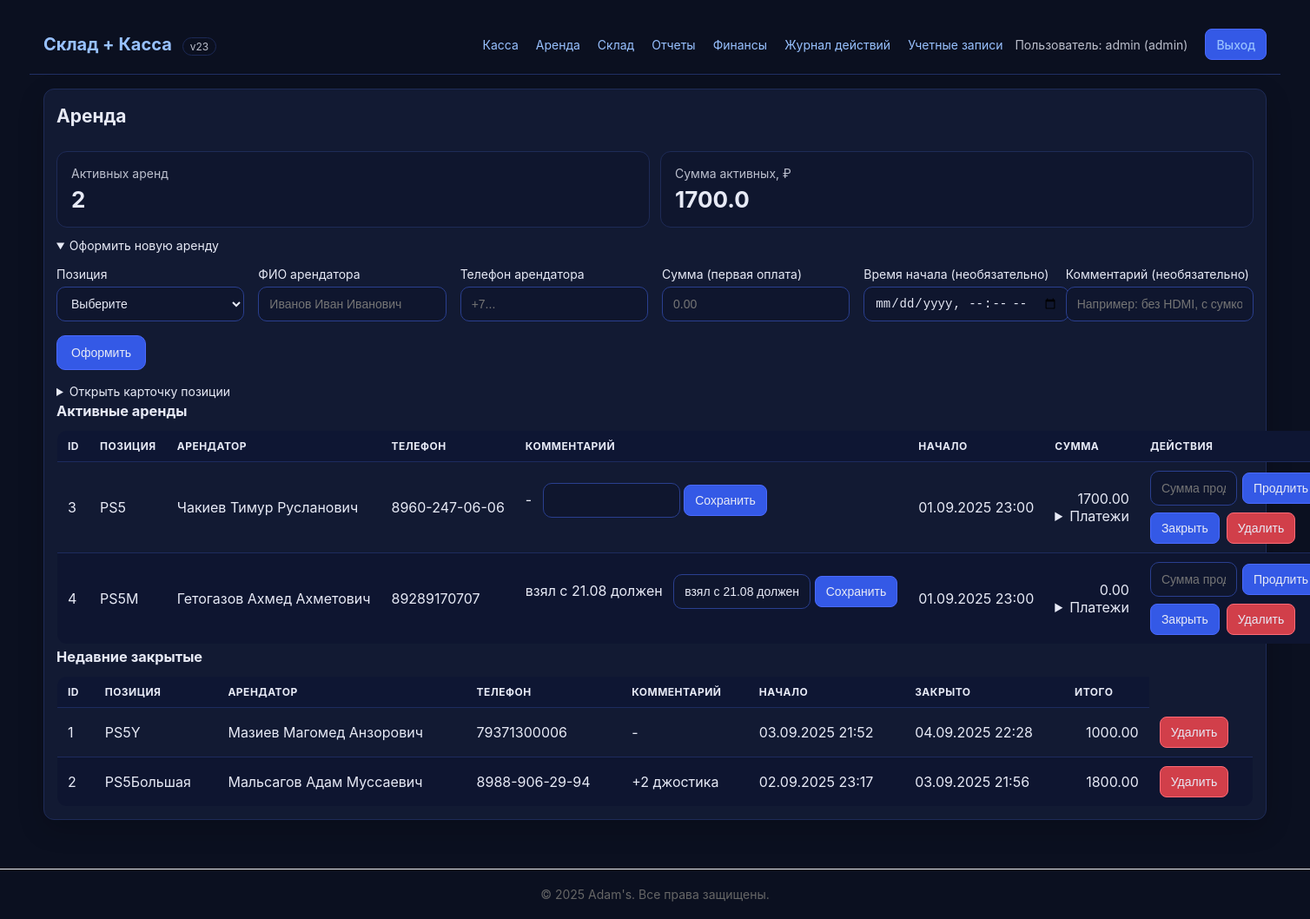
/rental (signed in), run on the app's committed database.
### app.py (models this page shows, shortened)
class User(db.Model, UserMixin):
    id = db.Column(db.Integer, primary_key=True)
    username = db.Column(db.String(80), unique=True, nullable=False)
    password_hash = db.Column(db.String(256), nullable=False)
    role = db.Column(db.String(20), nullable=False, default='cashier')

class Rental(db.Model):
    id = db.Column(db.Integer, primary_key=True)
    item_id = db.Column(db.Integer, db.ForeignKey('rental_item.id'), nullable=False)
    renter_name = db.Column(db.String(200))
    renter_phone = db.Column(db.String(50))
    started_at = db.Column(db.DateTime, default=datetime.utcnow, nullable=False)
    returned_at = db.Column(db.DateTime)
    total_price = db.Column(db.Float, default=0.0, nullable=False)
    created_at = db.Column(db.DateTime, default=datetime.utcnow, nullable=False)
    comment = db.Column(db.Text)
    item = db.relationship('RentalItem', backref='rentals')

class RentalItem(db.Model):
    id = db.Column(db.Integer, primary_key=True)
    name = db.Column(db.String(200), nullable=False, unique=True)
    code = db.Column(db.String(50), index=True)
    created_at = db.Column(db.DateTime, default=datetime.utcnow, nullable=False)

### app.py (the view)
@app.route('/rental', methods=['GET'])
@login_required
@roles_required('admin','cashier')
def rental():
    items = RentalItem.query.order_by(RentalItem.created_at.asc()).all()
    active = Rental.query.filter(Rental.returned_at.is_(None)).order_by(Rental.started_at.asc()).all()
    recent_closed = Rental.query.filter(Rental.returned_at.is_not(None)).order_by(Rental.returned_at.desc()).limit(20).all()
    return render_template('rental.html', items=items, active=active, recent_closed=recent_closed)

### app.py (called while the page is built, shortened)
@app.after_request
def _set_secure_headers(resp):
    resp.headers.setdefault("X-Content-Type-Options", "nosniff")
    resp.headers.setdefault("X-Frame-Options", "DENY")
    resp.headers.setdefault("X-XSS-Protection", "1; mode=block")
    resp.headers.setdefault("Content-Security-Policy", "default-src 'self'; style-src 'self' 'unsafe-inline'; img-src 'self' data:;")
    resp.headers.setdefault("Referrer-Policy", "strict-origin-when-cross-origin")
    resp.headers.setdefault("Strict-Transport-Security", "max-age=31536000; includeSubDomains")
    return resp

@app.context_processor
def inject_csrf():
    return {
        'csrf_token': lambda: generate_csrf(),
        'csrf_field': lambda: Markup(f'<input type="hidden" name="csrf_token" value="{generate_csrf()}">'),
    }

def safe_url_for(endpoint, **values):
    try:
        return url_for(endpoint, **values)
    except BuildError:
        return None

def _to_msk_str(dt, fmt='%d.%m.%Y %H:%M:%S'):
    if not dt:
        return ''
    try:
        if dt.tzinfo is None:
            dt = dt.replace(tzinfo=ZoneInfo('UTC'))
        msk = dt.astimezone(ZoneInfo('Europe/Moscow'))
        return msk.strftime(fmt)
    except Exception:
        try:
            return dt.strftime(fmt)
        except Exception:
            return ''

def _jinja_msk_filter(dt, fmt='%d.%m.%Y %H:%M:%S'):
    return _to_msk_str(dt, fmt)

@login_manager.user_loader
def load_user(uid):
    return db.session.get(User, int(uid))

def roles_required(*roles):
    def deco(fn):
        from functools import wraps
        @wraps(fn)
        def inner(*a, **kw):
            if not current_user.is_authenticated:
                return login_manager.unauthorized()
            if current_user.role not in roles:
                flash("Недостаточно прав для доступа.", "error")
                return redirect(url_for('index'))
            return fn(*a, **kw)
        return inner
    return deco

@app.before_request
def _app_bootstrap():
    global _init_flag
    if _init_flag:
        return

### templates/rental.html (shortened to what this page needs)
﻿{% extends "base.html" %}
{% block content %}
<section class="panel">
  <div class="panel-header">
    <h2>Аренда</h2>
  </div>
  <div class="stats">
    <div class="stat">
      <div class="stat-title">Активных аренд</div>
      <div class="stat-value">{{ active|length }}</div>
    </div>
    <div class="stat">
      <div class="stat-title">Сумма активных, ₽</div>
      <div class="stat-value">{{ (active|map(attribute='total_price')|select|sum)|round(2) }}</div>
    </div>
  </div>
  <details open>
    <summary>Оформить новую аренду</summary>
    <form method="post" action="{{ url_for('rental_start') }}" class="form-grid">
      <label>Позиция
        <select name="item_id" required>
          <option value="">Выберите</option>
        </select>
      </label>
      <label>ФИО арендатора
        <input type="text" name="renter_name" placeholder="Иванов Иван Иванович">
      </label>
      <label>Телефон арендатора
        <input type="tel" name="phone" placeholder="+7...">
      </label>
      <label>Сумма (первая оплата)
        <input type="text" name="amount" inputmode="decimal" placeholder="0.00" required>
      </label>
      <label>Время начала (необязательно)
        <input type="datetime-local" name="started_at">
      </label>
            <label>Комментарий (необязательно)
        <input type="text" name="comment" placeholder="Например: без HDMI, с сумкой">
      </label>
      <div class="fg-actions">
        <button type="submit" class="btn">Оформить</button>
      </div>
    </form>
  </details>
  <details>
    <summary>Открыть карточку позиции</summary>
  </details>
  <h3>Активные аренды</h3>
  <table class="table" style="white-space:nowrap">
    <thead>
      <tr>
        <th>ID</th>
        <th>Позиция</th>
        <th>Арендатор</th>
        <th>Телефон</th>
        <th>Комментарий</th>
        <th>Начало</th>
        <th>Сумма</th>
        <th>Действия</th>
      </tr>
    </thead>
    <tbody>
      {% if active %}
        {% for r in active %}
        <tr>
          <td>{{ r.id }}</td>
          <td>{{ r.item.name }}</td>
          <td>{{ r.renter_name or '-' }}</td>
          <td>{{ r.renter_phone or '-' }}</td>
          <td>
            <div style="min-width:200px">
              {{ r.comment or '-' }}
              <form method="post" action="{{ url_for('rental_comment', rid=r.id) }}" class="inline" style="margin-left:8px; display:inline-block;">
                <input type="text" name="comment" value="{{ r.comment or '' }}" size="14" maxlength="200">
                <button type="submit" class="btn small">Сохранить</button>
              </form>
            </div>
          </td>
          <td>{{ r.started_at|msk('%d.%m.%Y %H:%M') if r.started_at else '-' }}</td>
          <td class="num">
            {{ "%.2f"|format(r.total_price or 0) }}
            <details>
              <summary>Платежи</summary>
            </details>
          </td>
          <td style="white-space:nowrap">
            <div style="display:flex; gap:8px; flex-wrap:wrap; align-items:center">
              <form method="post" action="{{ url_for('rental_extend', rid=r.id) }}" class="form-inline" style="margin:0">
                <input type="text" name="amount" inputmode="decimal" placeholder="Сумма продления" style="width:100px">
                <button type="submit" class="btn small">Продлить</button>
              </form>
              <form method="post" action="{{ url_for('rental_return', rid=r.id) }}" class="form-inline" style="margin:0" onsubmit="return confirm('Закрыть аренду {{ r.item.name }}?')">
                <button type="submit" class="btn small">Закрыть</button>
              </form>
              {% if current_user.role == 'admin' %}
              <form method="post" action="{{ url_for('rental_delete', rid=r.id) }}" class="form-inline" style="margin:0" onsubmit="return confirm('Удалить аренду #{{ r.id }} без учета в статистике?')">
                <button type="submit" class="btn danger small">Удалить</button>
              </form>
              {% endif %}
            </div>
          </td>
        </tr>
        {% endfor %}
      {% else %}
        <tr><td colspan="6" class="muted">Нет активных аренд.</td></tr>
      {% endif %}
    </tbody>
  </table>
  <h3>Недавние закрытые</h3>
  <table class="table">
    <thead>
      <tr>
        <th>ID</th>
        <th>Позиция</th>
        <th>Арендатор</th>
        <th>Телефон</th>
        <th>Комментарий</th>
        <th>Начало</th>
        <th>Закрыто</th>
        <th>Итого</th>
      </tr>
    </thead>
    <tbody>
      {% if recent_closed %}
        {% for r in recent_closed %}
        <tr>
          <td>{{ r.id }}</td>
          <td>{{ r.item.name }}</td>
          <td>{{ r.renter_name or '-' }}</td>
          <td>{{ r.renter_phone or '-' }}</td>
          <td>{{ r.comment or '-' }}</td>
          <td>{{ r.started_at|msk('%d.%m.%Y %H:%M') if r.started_at else '-' }}</td>
          <td>{{ r.returned_at|msk('%d.%m.%Y %H:%M') if r.returned_at else '-' }}</td>
          <td class="num">{{ "%.2f"|format(r.total_price or 0) }}</td>
          {% if current_user.role == 'admin' %}
          <td style="white-space:nowrap">
            <form method="post" action="{{ url_for('rental_delete', rid=r.id) }}" class="form-inline" style="margin:0" onsubmit="return confirm('Удалить аренду #{{ r.id }}?')">
              <button type="submit" class="btn danger small">Удалить</button>
            </form>
          </td>
          {% endif %}
        </tr>
        {% endfor %}
      {% else %}
        <tr><td colspan="6" class="muted">Пока ничего.</td></tr>
      {% endif %}
    </tbody>
  </table>
</section>
{% endblock %}

### templates/base.html (shortened to what this page needs)
﻿<!doctype html>
<html lang="ru">
<head>
  <link rel="stylesheet" href="{{ url_for('static', filename='styles.css') }}">
</head>
<body>
  <header class="container header">
    <div class="brand"><a href="{{ url_for('index') }}">Склад + Касса</a> <span class="chip">{{ VERSION }}</span></div>
    <nav>
      {% if current_user.is_authenticated %}
        <a href="{{ url_for('pos') }}">Касса</a>
        <a href="{{ url_for('rental') }}">Аренда</a>
        {% if current_user.role == 'admin' %}
          <a href="{{ url_for('admin_products') }}">Склад</a>
          <a href="{{ url_for('admin_reports') }}">Отчеты</a>
          <a href="{{ url_for('admin_finance') }}">Финансы</a>
          {% set act_link = safe_url_for('admin_activity') %}{% if act_link %}<a href="{{ act_link }}">Журнал действий</a>{% endif %}
          <a href="{{ url_for('admin_users') }}">Учетные записи</a>
        {% endif %}
        <span class="user">Пользователь: {{ current_user.username }} ({{ current_user.role }})</span>
        <a href="{{ url_for('logout') }}" class="btn small">Выход</a>
      {% else %}
        <a href="{{ url_for('login') }}" class="btn small">Вход</a>
      {% endif %}
    </nav>
  </header>
  <main class="container">
    {% block content %}{% endblock %}
  </main>
<footer style="text-align: center; padding: 20px; margin-top: 40px; border-top: 1px solid #eee; color: #666;">
  © 2025 Adam's. Все права защищены.
</footer>
</body>
</html>

### static/styles.css (style rules this page uses)
* { box-sizing:border-box }
body { margin:0;font-family:-apple-system,BlinkMacSystemFont,"Segoe UI",Roboto,Inter,Arial,sans-serif;background:#0b1020;color:#e7eaf6;-webkit-font-smoothing:antialiased;-moz-osx-font-smoothing:grayscale;font-size:14px }
a { color:#98c1ff;text-decoration:none }
.container { max-width:1440px;margin:0 auto;padding:16px }
.header,.footer { display:flex;align-items:center;justify-content:space-between;flex-wrap:wrap }
.header { border-bottom:1px solid #213064 }
.header nav { display:flex;align-items:center;gap:8px;flex-wrap:wrap }
.header .brand a { font-weight:700;font-size:20px }
.header nav a { margin-right:0 }
.user { opacity:.8;margin-right:12px }
.panel { background:#121a33;border:1px solid #1e2b57;border-radius:12px;padding:14px;box-shadow:0 10px 30px rgba(0,0,0,.2) }
.panel-header { display:flex; align-items:flex-start; justify-content:space-between; margin-bottom:16px; gap:16px; flex-wrap: wrap; }
h1,h2,h3 { margin:4px 0 12px }
.form-grid { display:grid; grid-template-columns:repeat(auto-fit,minmax(200px,1fr)); gap:16px; margin:16px 0 }
.form-inline { display:flex; align-items:center; gap:8px; flex-wrap:nowrap }
input,select,button { padding:8px 12px; border-radius:10px; border:1px solid #2a3f8f; background:#0f162e; color:#e7eaf6; height:40px; line-height:20px; font-size:14px; transition: border-color 0.2s, box-shadow 0.2s; }
.btn { background:#3459e6; border:1px solid #4a6aff; cursor:pointer; display:inline-flex; align-items:center; justify-content:center; white-space:nowrap; height:40px; padding:8px 16px; font-weight:500; transition:all 0.2s; }
.btn.small { padding:6px 12px; border-radius:8px; height:36px; min-width:auto; }
.btn.danger { background:#d13f4a;border-color:#ff6b76 }
.inline { display:flex;gap:8px }
.table { width:100%;border-collapse:collapse;margin-top:12px;border:1px solid #213064;border-radius:12px;overflow:hidden }
.table th,.table td { border-bottom:1px solid #1d2b5e;padding:8px 10px;text-align:left }
.table thead th { position:sticky;top:0;background:#0e1633;text-transform:uppercase;font-size:12px;letter-spacing:.04em }
.table tbody tr:nth-child(2n) { background:#0e1530 }
.table td .form-inline + .form-inline { margin-left:8px }
.table td form.form-inline { display:inline-flex;align-items:center;gap:6px }
.stats { display:grid;grid-template-columns:repeat(auto-fit,minmax(220px,1fr));gap:12px;margin:12px 0 }
.stat { background:#0f162e;border:1px solid #1e2b57;border-radius:12px;padding:16px }
.stat-title { opacity:.8;font-size:14px }
.stat-value { font-size:26px;font-weight:700;margin-top:6px }
.table td.num, .table th.num { text-align: right; }
.table td, .table th { vertical-align: middle; }
.form-grid label { display: grid; gap: 6px; }
.form-inline .btn { min-width: 64px; justify-content: center; }
.header nav a { padding: 4px 6px; border-radius: 6px; }
input, select, button { outline: none; }
.chip { display:inline-block;margin-left:8px;padding:2px 8px;border:1px solid #213064;border-radius:999px;font-size:12px;opacity:.8 }
.table th, .table td { padding: 10px 12px; }

### data on the page
User: username "admin", role "admin"
Rental: id "3", item.name "PS5", renter_name "Чакиев Тимур Русланович", renter_phone "8960-247-06-06", comment "-", started_at|msk "01.09.2025 23:00", total_price "1700.00"
Rental: id "4", item.name "PS5M", renter_name "Гетогазов Ахмед Ахметович", renter_phone "89289170707", comment "взял с 21.08 должен", started_at|msk "01.09.2025 23:00", total_price "0.00"
Rental: id "1", item.name "PS5Y", renter_name "Мазиев Магомед Анзорович", renter_phone "79371300006", comment "-", started_at|msk "03.09.2025 21:52", returned_at|msk "04.09.2025 22:28", total_price "1000.00"
Rental: id "2", item.name "PS5Большая", renter_name "Мальсагов Адам Муссаевич", renter_phone "8988-906-29-94", comment "+2 джостика", started_at|msk "02.09.2025 23:17", returned_at|msk "03.09.2025 21:56", total_price "1800.00"

### other printed values
{{ VERSION }} "v23"
{{ active|length }} "2"
{{ (active|map(attribute='total_price')|select|sum)|round(2) }} "1700.0"
